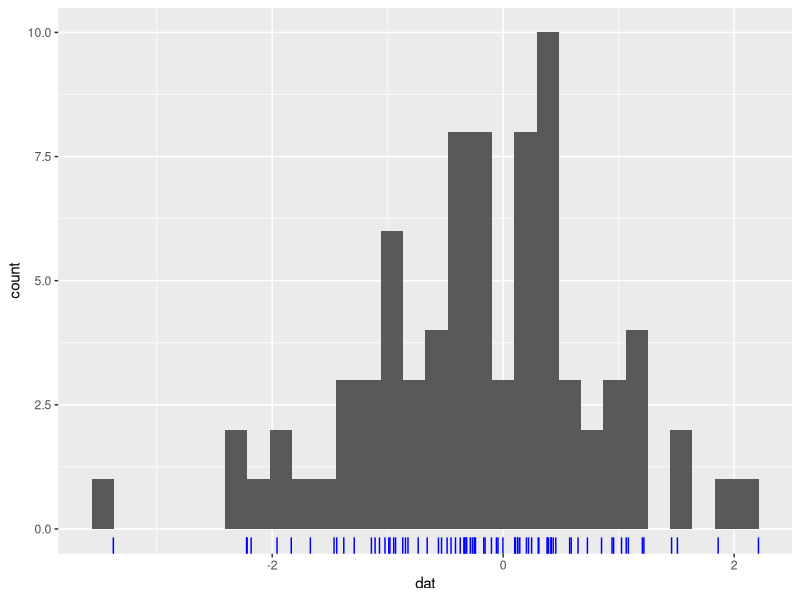
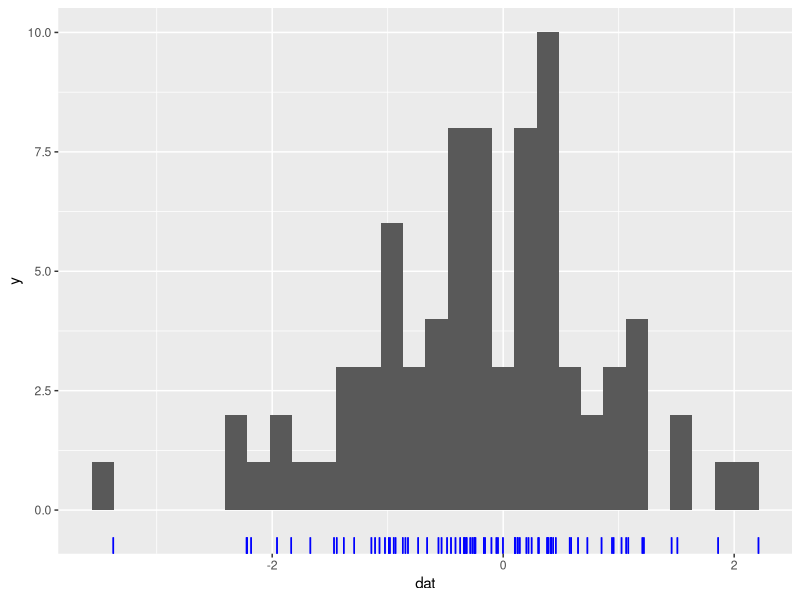

These figures' R source, in order:

library(ggplot2)
dat<-rnorm(80)
dat<-data.frame(dat)
p<-ggplot(dat, aes(x=dat))+geom_histogram()
p<-p+geom_rug(sides="b", colour="blue")
p


p + geom_rug(sides = "b", aes(y = 0), position = "jitter", colour = "blue")
#using some more obvious data:
  
dat <- c(rep(1, 50), rep(2, 50))
dat <- data.frame(dat)
